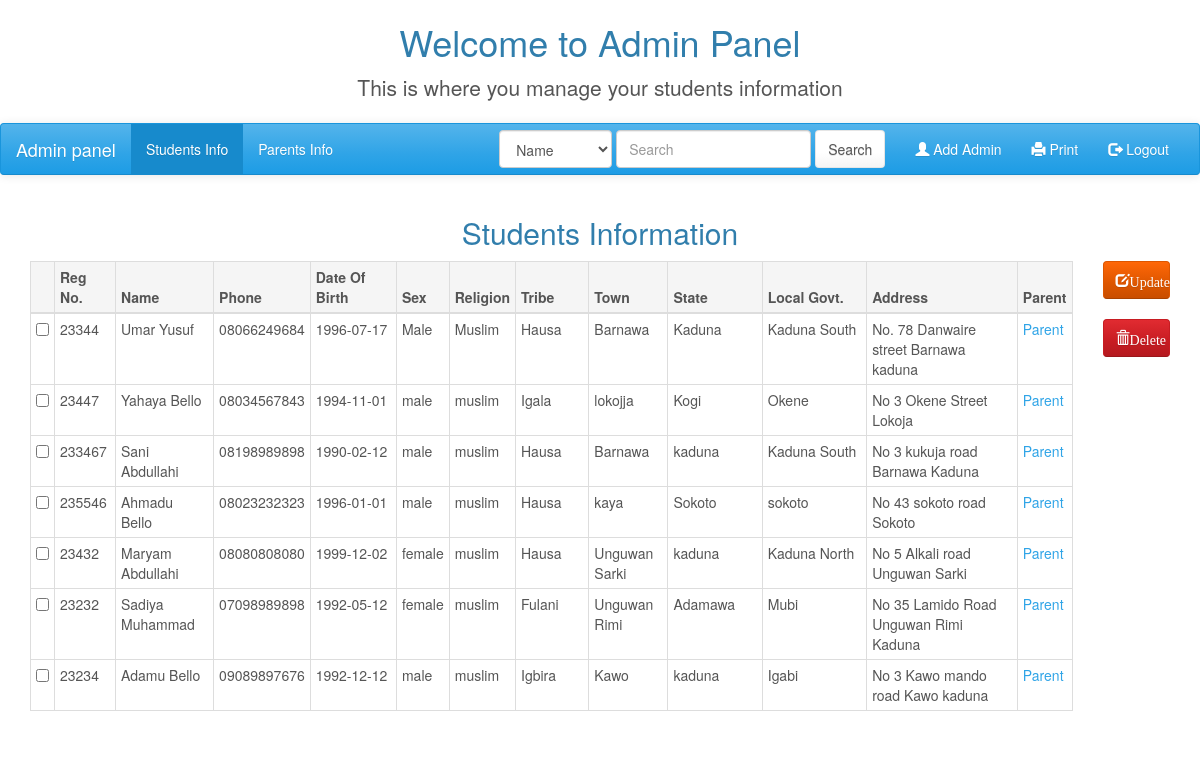
/admin/admin.php, run on the app's committed database.
### tables this page shows
CREATE TABLE `students_info` (
  `student_id` int(11) NOT NULL,
  `regno` int(11) NOT NULL,
  `fullname` varchar(50) NOT NULL,
  `phone` text NOT NULL,
  `date_of_birth` date NOT NULL,
  `sex` varchar(10) NOT NULL,
  `town` varchar(50) NOT NULL,
  `tribe` varchar(50) NOT NULL,
  `state` varchar(50) NOT NULL,
  `religion` varchar(50) NOT NULL,
  `local_gov` varchar(50) NOT NULL,
  `address` varchar(150) NOT NULL
);

### admin/admin.php (the view, shortened to what this page needs)
<!DOCTYPE html>
<html lang="">
	<head>
		<link rel="stylesheet" href="css/bootstrap.min.css" >
		<link rel="stylesheet" href="css/style.css" >
	</head>
	<body>
		<div class="container-fluid hidden-print">
			<div class="row">
				<div class="col-md-12 text-center">
					<h1>Welcome to Admin Panel</h1>
					<p class="lead">This is where you manage your students information</p>
				</div>
			</div>
		</div>
		<nav class="navbar navbar-default hidden-print" role="navigation" >
			<div class="container-fluid">
				<div class="navbar-header">
					<a class="navbar-brand" href="index.php">Admin panel</a>
				</div>
				<div class="collapse navbar-collapse navbar-ex1-collapse">
					<ul class="nav navbar-nav">
						<li class="active"><a href="admin.php">Students Info</a></li>
						<li><a href="parents_info.php">Parents Info</a></li>
					</ul>
					<ul class="nav navbar-nav navbar-right">
						<form class="navbar-form navbar-left" action="search_students.php" role="search">
							<select name="category" id="category" class="form-control">
								<option value="fullname">Name</option>
							</select>
							<div class="form-group">
								<input type="search" class="form-control" placeholder="Search" name="value" required>
							</div>
							<button type="submit" class="btn btn-default">Search</button>
						</form>
						<li><a href="add_admin.php"><span class="glyphicon glyphicon-user"></span> Add Admin</a></li>
						<li><a onclick="window.print()" href="javascript:void(0)"><span class="glyphicon glyphicon-print"></span> Print</a></li>
	        	<li><a href="logout.php"><span class="glyphicon glyphicon-log-out"></span> Logout</a></li>
	        </ul>
				</div>
			</div>
		</nav>
		<main class="container-fluid">
			<div class="row">
				<div class="col-md-12">
						<h2 class="text-center">Students Information</h2>
						<div class="table-responsive">
						<form action="" name="frmstudents" method="POST">
						<div class="col-sm-11 col-md-11 col-lg-11">
							<table class="table table-bordered table-condensed">
								<thead>
									<tr class="active">
										<th class="hidden-print" width=""></th>
										<th width="6%">Reg No.</th>
										<th width="10%">Name</th>
										<th width="8%">Phone</th>
										<th width="10%">Date Of Birth</th>
										<th width="5%">Sex</th>
										<th width="5%">Religion</th>
										<th width="8%">Tribe</th>
										<th width="8%">Town</th>
										<th width="10%">State</th>
										<th width="12%">Local Govt.</th>
										<th width="20%">Address</th>
										<th class="hidden-print" width="8%">Parent</th>
									</tr>
								</thead>
								<tbody>
									<?php
										include_once 'connection.php';
										$query = "SELECT * FROM students_info";
										$run_query = mysqli_query($dbc, $query);
											while ($row = mysqli_fetch_array($run_query)) {
												$id = $row['student_id'];
												$regno = $row['regno'];
												$name = $row['fullname'];
												$phone = $row['phone'];
												$dateofbirth = $row['date_of_birth'];
												$sex = $row['sex'];
												$town = $row['town'];
												$tribe = $row['tribe'];
												$state = $row['state'];
												$religion = $row['religion'];
												$local_gov = $row['local_gov'];
												$address = $row['address'];
									?>
										<tr>
											<td class="hidden-print">
												<input type="checkbox" value="<?php echo $id; ?>" name="students[]">
											</td>
											<td><?php echo $regno; ?></td>
											<td><?php echo $name; ?></td>
											<td><?php echo $phone; ?></td>
											<td><?php echo $dateofbirth; ?></td>
											<td><?php echo $sex; ?></td>
											<td><?php echo $religion; ?></td>
											<td><?php echo $tribe; ?></td>
											<td><?php echo $town; ?></td>
											<td><?php echo $state; ?></td>
											<td><?php echo $local_gov; ?></td>
											<td><?php echo $address; ?></td>
											<td class="hidden-print"><a href="parent.php?id=<?php echo $id; ?>">Parent</a></td>
										</tr>
									<?php } ?>
								</tbody>
							</table>
							</div>
								<div class="col-sm-1 col-md-1 col-lg-1">
									<button type="button" class="btn btn-warning btn-block hidden-print" name="update" onclick="setUpdateAction()"><span class="glyphicon glyphicon-edit">Update</span></button>
									<br>
									<button type="button" class="btn btn-danger btn-block hidden-print" name="delete" onclick="setDeleteAction()">
										<span class="glyphicon glyphicon-trash">Delete</span>
									</button>
								</div>
						</form>
					</div>
				</div>
			</div>
		</main>
	</body>
</html>

### data on the page
students_info: regno "23344", fullname "Umar Yusuf", phone "08066249684", date_of_birth "1996-07-17", sex "Male", religion "Muslim", tribe "Hausa", town "Barnawa", state "Kaduna", local_gov "Kaduna South", address "No. 78 Danwaire street Barnawa kaduna"
students_info: regno "23447", fullname "Yahaya Bello", phone "08034567843", date_of_birth "1994-11-01", sex "male", religion "muslim", tribe "Igala", town "lokojja", state "Kogi", local_gov "Okene", address "No 3 Okene Street Lokoja"
students_info: regno "233467", fullname "Sani Abdullahi", phone "08198989898", date_of_birth "1990-02-12", sex "male", religion "muslim", tribe "Hausa", town "Barnawa", state "kaduna", local_gov "Kaduna South", address "No 3 kukuja road Barnawa Kaduna"
students_info: regno "235546", fullname "Ahmadu Bello", phone "08023232323", date_of_birth "1996-01-01", sex "male", religion "muslim", tribe "Hausa", town "kaya", state "Sokoto", local_gov "sokoto", address "No 43 sokoto road Sokoto"
students_info: regno "23432", fullname "Maryam Abdullahi", phone "08080808080", date_of_birth "1999-12-02", sex "female", religion "muslim", tribe "Hausa", town "Unguwan Sarki", state "kaduna", local_gov "Kaduna North", address "No 5 Alkali road Unguwan Sarki"
students_info: regno "23232", fullname "Sadiya Muhammad", phone "07098989898", date_of_birth "1992-05-12", sex "female", religion "muslim", tribe "Fulani", town "Unguwan Rimi", state "Adamawa", local_gov "Mubi", address "No 35 Lamido Road Unguwan Rimi Kaduna"
students_info: regno "23234", fullname "Adamu Bello", phone "09089897676", date_of_birth "1992-12-12", sex "male", religion "muslim", tribe "Igbira", town "Kawo", state "kaduna", local_gov "Igabi", address "No 3 Kawo mando road Kawo kaduna"
